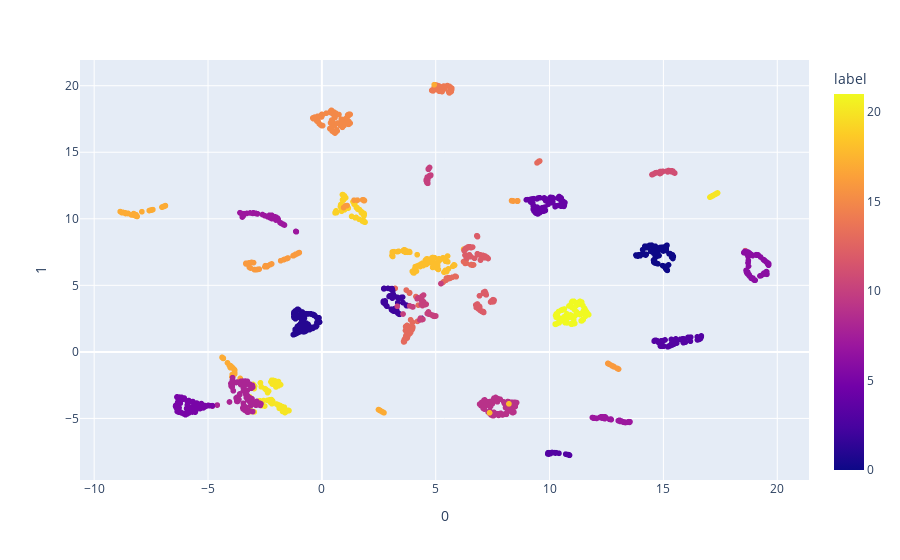

The cell this chart's notebook holds for it:
### Code cell
# Este es el mejor grafico obtenido:

umap_2d = umap.UMAP(n_components=2, init='random', random_state=0, n_neighbors=5, metric="euclidean")
proj_2d = umap_2d.fit_transform(df_std)
fig_2d = px.scatter(
    proj_2d, x=0, y=1,
    color=df['label'], labels={'color': 'label'}
)
fig_2d.show()

### Figure 1 — Plotly figure (JSON) as saved in the notebook; plotly's stock layout.template omitted (floating-point values rounded to 4 significant figures; data arrays with more than 128 entries replaced by an {"elided": "..."} marker saying what was removed)
{"data": [{"hovertemplate": "0=%{x}<br>1=%{y}<br>label=%{marker.color}<extra></extra>", "legendgroup": "", "marker": {"color": {"elided": "1941 int values"}, "coloraxis": "coloraxis", "symbol": "circle"}, "mode": "markers", "name": "", "showlegend": false, "type": "scattergl", "x": {"elided": "1941 float values"}, "xaxis": "x", "y": {"elided": "1941 float values"}, "yaxis": "y"}], "layout": {"coloraxis": {"colorbar": {"title": {"text": "label"}}, "colorscale": [[0, "#0d0887"], [0.1111, "#46039f"], [0.2222, "#7201a8"], [0.3333, "#9c179e"], [0.4444, "#bd3786"], [0.5556, "#d8576b"], [0.6667, "#ed7953"], [0.7778, "#fb9f3a"], [0.8889, "#fdca26"], [1, "#f0f921"]]}, "legend": {"tracegroupgap": 0}, "margin": {"t": 60}, "xaxis": {"anchor": "y", "domain": [0, 1], "title": {"text": "0"}}, "yaxis": {"anchor": "x", "domain": [0, 1], "title": {"text": "1"}}}}
